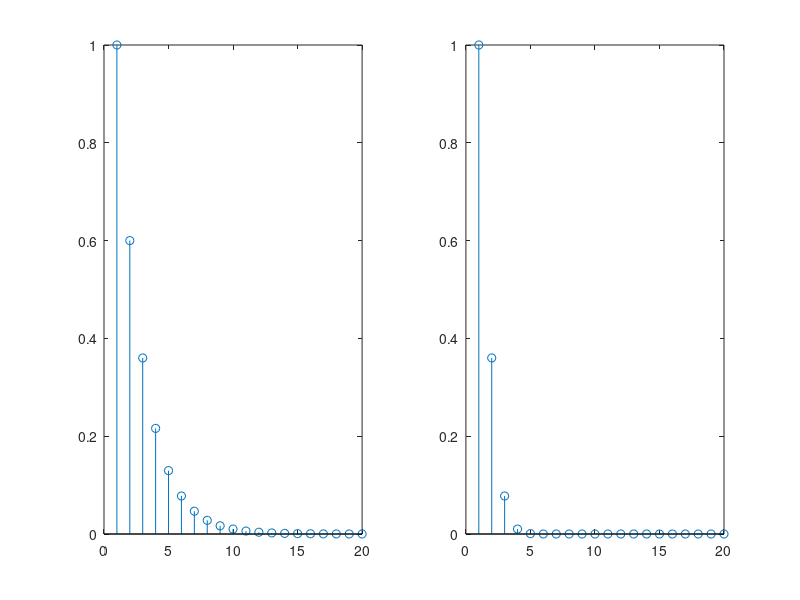

This figure's MATLAB source:
clear;
clc;
n=[0:19];
x1=[1,zeros(1,19)];
a1=[1,-0.6];
b1=[1];
h1=filter(b1,a1,x1);
subplot(1,2,1);
stem(h1);
h2(1)=1;
for i=2:20
    h2(i)=0.6^i*h2(i-1);
end
subplot(1,2,2);
stem(h2);